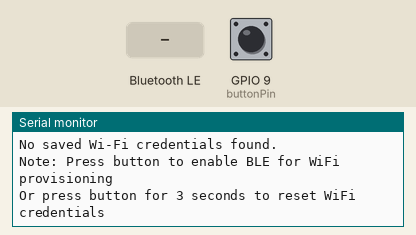
This program was run on a simulated ESP32-S3. Shown: the last lines printed to the serial monitor. The test bench sets the inputs (shaded band); at power-on: GPIO 9 (buttonPin) HIGH. WiFi joins after 1.5 s; servers stay silent unless stated; EEPROM starts erased; nothing arrives over Bluetooth unless stated; a phone connects over Bluetooth LE 3 s after start. At 11.5 s the program restarts the board; the recording ends there.

Above: at 3.2 s.
3.3 s: GPIO 9 (buttonPin) pulled LOW for 0.15 s
At 4.5 s:
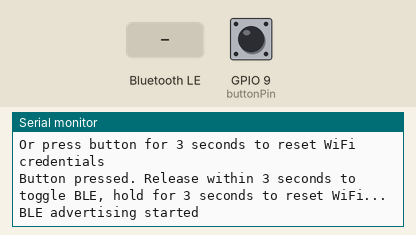
5.0 s: Bluetooth LE write "1" received
At 6.1 s:
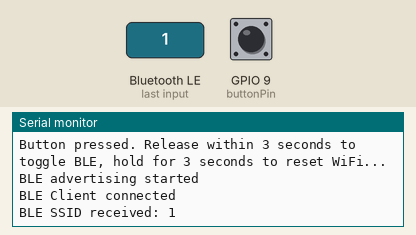
6.5 s: GPIO 9 (buttonPin) pulled LOW for 1 s
At 8.9 s:
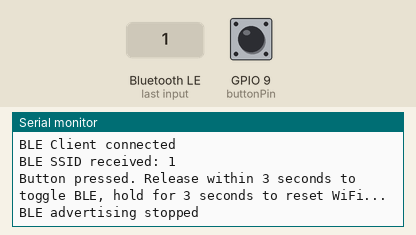
10.5 s: Bluetooth LE write "1" received
At 11.3 s:
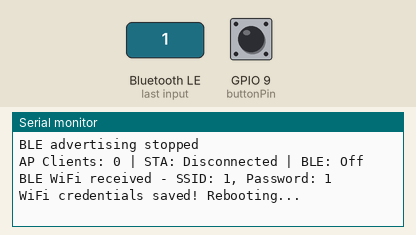

Measured:
- after the input at 3.3 s, the serial monitor: prints a new line at once (image 1)
- after the input at 5.0 s, the serial monitor: prints a new line at once (image 2)
- after the input at 6.5 s, the serial monitor: prints a new line at once (image 3)
- after the input at 10.5 s, the serial monitor: prints a new line at once (image 4)

The program:

main.cpp
```cpp
#include <Preferences.h>
#include "WiFi_AP.h"
#include "BLE_Provisioner.h"

// ======================== CONFIGURATION ========================
const int buttonPin = 9;

// ======================== GLOBAL VARIABLES ========================
Preferences preferences;
NimBLEServer* pBLEServer = nullptr;
NimBLECharacteristic* ssidCharacteristic = nullptr;
NimBLECharacteristic* passCharacteristic = nullptr;
bool bleConnected = false;
bool blePowered = false;

// ======================== BUTTON HANDLER ========================
void handleButtonReset() {
  static unsigned long buttonPressTime = 0;
  static bool buttonPressed = false;
  int buttonState = digitalRead(buttonPin);

  if (buttonState == LOW && !buttonPressed) {
    buttonPressTime = millis();
    buttonPressed = true;
    Serial.println("\nButton pressed. Release within 3 seconds to toggle BLE, hold for 3 seconds to reset WiFi...");
  }

  if (buttonState == HIGH && buttonPressed) {
    unsigned long pressDuration = millis() - buttonPressTime;

    if (pressDuration < 3000) {
      // Short press: toggle BLE
      if (blePowered) {
        stopBLEProvisioner();
      } else {
        startBLEProvisioner();
      }
    } else {
      // Long press: factory reset
      clearWiFiCredentials();
      ESP.restart();
    }

    buttonPressed = false;
  }
}

// ======================== STATUS REPORTING ========================
void printStatus() {
  static unsigned long lastPrintTime = 0;
  if (millis() - lastPrintTime > 10000) {
    lastPrintTime = millis();

    Serial.print("AP Clients: ");
    Serial.print(getAPClientCount());
    Serial.print(" | STA: ");
    Serial.print(isWiFiConnected() ? "Connected" : "Disconnected");
    if (isWiFiConnected()) {
      Serial.print(" | IP: ");
      Serial.print(getWiFiIP());
    }
    Serial.print(" | BLE: ");
    if (blePowered) {
      Serial.print(bleConnected ? "Connected" : "Advertising");
    } else {
      Serial.print("Off");
    }
    Serial.println();
  }
}

void setup() {
  Serial.begin(115200);
  delay(2000);

  Serial.println("\n\n=== ESP32-S3 WiFi AP+STA with BLE ===");

  pinMode(buttonPin, INPUT_PULLUP);

  // Setup AP mode first
  setupWiFiAPMode();

  // Initialize BLE provisioner (but don't start advertising yet)
  initBLEProvisioner();

  // Try to connect to saved WiFi
  if (!connectToWiFi()) {
    Serial.println("\nNote: Press button to enable BLE for WiFi provisioning");
    Serial.println("Or press button for 3 seconds to reset WiFi credentials");
  }
}

void loop() {
  handleButtonReset();
  printStatus();
  delay(100);
}
```

BLE_Provisioner.h
```cpp
#ifndef BLE_PROVISIONER_H
#define BLE_PROVISIONER_H

#include <NimBLEDevice.h>
#include <Preferences.h>

// ======================== BLE CONFIGURATION ========================
#define BLE_DEVICE_NAME "ESP32_AP"
#define BLE_SERVICE_UUID "180A"
#define BLE_SSID_CHAR_UUID "2A25"
#define BLE_PASS_CHAR_UUID "2A28"

// Global variables for BLE
extern NimBLEServer* pBLEServer;
extern NimBLECharacteristic* ssidCharacteristic;
extern NimBLECharacteristic* passCharacteristic;
extern bool bleConnected;
extern bool blePowered;
extern Preferences preferences;

// ======================== BLE CALLBACKS ========================
class SSIDCharacteristicCallback : public NimBLECharacteristicCallbacks {
    void onWrite(NimBLECharacteristic* pCharacteristic) {
        std::string ssid = pCharacteristic->getValue();
        Serial.printf("BLE SSID received: %s\n", ssid.c_str());
    }
};

class PasswordCharacteristicCallback : public NimBLECharacteristicCallbacks {
    void onWrite(NimBLECharacteristic* pCharacteristic) {
        std::string ssid = ssidCharacteristic->getValue();
        std::string password = pCharacteristic->getValue();

        if (ssid.length() > 0 && password.length() > 0) {
            Serial.printf("BLE WiFi received - SSID: %s, Password: %s\n", ssid.c_str(), password.c_str());

            // Save credentials
            preferences.begin("wifi-provision", false);
            preferences.putString("ssid", String(ssid.c_str()));
            preferences.putString("password", String(password.c_str()));
            preferences.end();

            Serial.println("WiFi credentials saved! Rebooting...");
            delay(1000);
            ESP.restart();
        }
    }
};

class BLEServerCallback : public NimBLEServerCallbacks {
    void onConnect(NimBLEServer* pServer) {
        Serial.println("BLE Client connected");
        bleConnected = true;
        NimBLEDevice::startAdvertising();
    }

    void onDisconnect(NimBLEServer* pServer) {
        Serial.println("BLE Client disconnected");
        bleConnected = false;
    }
};

// ======================== BLE FUNCTIONS ========================
void initBLEProvisioner() {
    Serial.println("Initializing BLE provisioner...");
    NimBLEDevice::init(BLE_DEVICE_NAME);

    pBLEServer = NimBLEDevice::createServer();
    pBLEServer->setCallbacks(new BLEServerCallback());

    // Create service
    NimBLEService* pService = pBLEServer->createService(BLE_SERVICE_UUID);

    // Create SSID characteristic
    ssidCharacteristic = pService->createCharacteristic(
        BLE_SSID_CHAR_UUID,
        NIMBLE_PROPERTY::READ | NIMBLE_PROPERTY::WRITE | NIMBLE_PROPERTY::WRITE_NR
    );
    ssidCharacteristic->setCallbacks(new SSIDCharacteristicCallback());
    ssidCharacteristic->setValue("WiFi SSID");

    // Create Password characteristic
    passCharacteristic = pService->createCharacteristic(
        BLE_PASS_CHAR_UUID,
        NIMBLE_PROPERTY::READ | NIMBLE_PROPERTY::WRITE | NIMBLE_PROPERTY::WRITE_NR
    );
    passCharacteristic->setCallbacks(new PasswordCharacteristicCallback());
    passCharacteristic->setValue("WiFi Password");

    pService->start();
    Serial.println("BLE provisioner initialized");
}

void startBLEProvisioner() {
    if (pBLEServer == nullptr) {
        initBLEProvisioner();
    }

    // Start advertising
    NimBLEAdvertising* pAdvertising = NimBLEDevice::getAdvertising();
    pAdvertising->addServiceUUID(BLE_SERVICE_UUID);
    pAdvertising->setScanResponse(true);
    pAdvertising->setMinPreferred(0x06);
    pAdvertising->setMaxPreferred(0x12);
    NimBLEDevice::startAdvertising();

    blePowered = true;
    Serial.println("BLE advertising started");
}

void stopBLEProvisioner() {
    if (pBLEServer != nullptr) {
        NimBLEDevice::stopAdvertising();
        blePowered = false;
        Serial.println("BLE advertising stopped");
    }
}

#endif // BLE_PROVISIONER_H
```

WiFi_AP.h
```cpp
#ifndef WIFI_AP_H
#define WIFI_AP_H

#include <WiFi.h>
#include <Preferences.h>

// ======================== WIFI AP CONFIGURATION ========================
#define AP_SSID "ESP32_AP"
#define AP_PASS "12345678"
#define WIFI_CONNECTION_TIMEOUT 10000  // 10 seconds

// Global variables for WiFi
extern Preferences preferences;

// ======================== WIFI AP FUNCTIONS ========================

void setupWiFiAPMode() {
  WiFi.mode(WIFI_AP_STA);

  // Configure AP
  WiFi.softAP(AP_SSID, AP_PASS);
  Serial.print("\nAP IP: ");
  Serial.println(WiFi.softAPIP());
  Serial.print("AP SSID: ");
  Serial.println(AP_SSID);
}

bool connectToWiFi() {
  preferences.begin("wifi-provision", true);
  String savedSSID = preferences.getString("ssid", "");
  String savedPassword = preferences.getString("password", "");
  preferences.end();

  if (savedSSID.isEmpty()) {
    Serial.println("No saved Wi-Fi credentials found.");
    return false;
  }

  Serial.printf("Connecting to saved Wi-Fi: %s\n", savedSSID.c_str());
  if (savedPassword.isEmpty()) {
    WiFi.begin(savedSSID.c_str());
  } else {
    WiFi.begin(savedSSID.c_str(), savedPassword.c_str());
  }

  unsigned long startTime = millis();
  while (WiFi.status() != WL_CONNECTED) {
    if (millis() - startTime > WIFI_CONNECTION_TIMEOUT) {
      Serial.println("Failed to connect to saved Wi-Fi.");
      return false;
    }
    delay(500);
    Serial.print(".");
  }

  Serial.printf("\nSuccessfully connected to %s\n", savedSSID.c_str());
  Serial.print("IP: ");
  Serial.println(WiFi.localIP());
  return true;
}

void saveWiFiCredentials(const char* ssid, const char* password) {
  preferences.begin("wifi-provision", false);
  preferences.putString("ssid", String(ssid));
  preferences.putString("password", String(password));
  preferences.end();
  Serial.printf("WiFi credentials saved: %s\n", ssid);
}

void clearWiFiCredentials() {
  preferences.begin("wifi-provision", false);
  preferences.clear();
  preferences.end();
  Serial.println("WiFi credentials cleared. Factory reset complete.");
}

int getAPClientCount() {
  return WiFi.softAPgetStationNum();
}

bool isWiFiConnected() {
  return WiFi.status() == WL_CONNECTED;
}

IPAddress getWiFiIP() {
  return WiFi.localIP();
}

#endif // WIFI_AP_H
```
